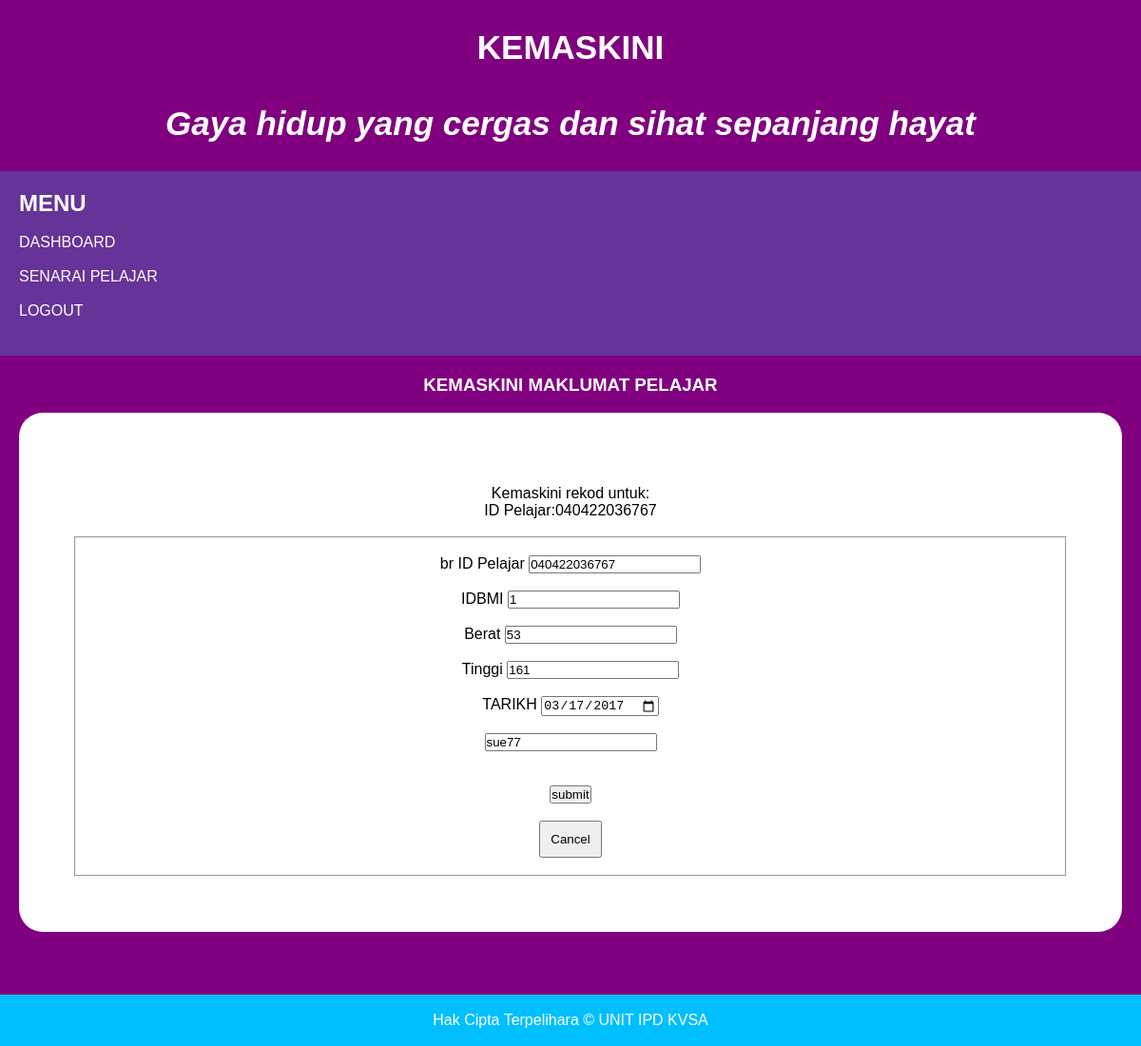
The app's page /kemaskini.php?kemaskini_id=1 (signed in) with its own data.
### tables this page shows
CREATE TABLE `tblbmi` (
  `IDBMI` varchar(11) NOT NULL,
  `IDPELAJAR` varchar(12) NOT NULL,
  `BERAT` int(30) NOT NULL,
  `TINGGI` int(30) NOT NULL,
  `TARIKH` date NOT NULL,
  `IDGURU` varchar(5) NOT NULL
);

### kemaskini.php (the view, shortened to what this page needs)
<!DOCTYPE html>
<html>
<head>
  <link rel="stylesheet" type="text/css" href="style.css">
</head>
<body>
<header>KEMASKINI<br>
  <center><i>Gaya hidup yang cergas dan sihat sepanjang hayat</i></center>
  </header>
  <section>
    <nav>
      <h2>MENU</h2>
      <ul>
        <br>
        <li><a href="dashboard.php">DASHBOARD</a></li><br>&nbsp
        <li><a href="senarai_semua_pelajar.php">SENARAI PELAJAR</a></li><br>&nbsp
        <li><a href="logout.php">LOGOUT</a></li><br>&nbsp
      </ul>
    </nav>
  <article>
  <center>
  <h1 class="title">KEMASKINI MAKLUMAT PELAJAR</h1>&nbsp
  <div class="data">
  <?php
  include 'connection.php';
  $dataPelajar=mysqli_query($conn,"select * from tblbmi where IDBMI='".$_GET['kemaskini_id']."'");
  $infoPelajar=mysqli_fetch_array($dataPelajar);
  echo "<br>";
  echo "Kemaskini rekod untuk: <br>";
  echo "ID Pelajar:".$infoPelajar['IDPELAJAR']."<br>";
  ?>&nbsp
 <fieldset>
  <form action="prosesupdate.php" method="POST">
    <br>br
      <label>ID Pelajar</label>
      <input type="text" name="IDPELAJAR" readonly value="<?php echo $infoPelajar['IDPELAJAR'] ?>"></br><br>
      <label>IDBMI</label>
      <input type="text" name="IDBMI" readonly value="<?php echo $infoPelajar['IDBMI'] ?>"></br><br>
      <label>Berat</label>
      <input type="text" name="BERAT" value="<?php echo $infoPelajar['BERAT'] ?>"></br><br>
      <label>Tinggi</label>
      <input type="text" name="TINGGI" value="<?php echo $infoPelajar['TINGGI'] ?>"></br><br>
      <label>TARIKH</label>
      <input type="date" name="TARIKH" value="<?php echo $infoPelajar['TARIKH']?>"></BR><br>
      <input type="text" name="IDGURU" readonly value="<?php echo $infoPelajar['IDGURU'] ?>"></br><br>
      <br><input type="submit" name="submit" value="submit"><br><br>
              <button><a href="dashboard.php">Cancel</a></button><br><br>
    </center>
  </article>
</section>
<footer>
  <p>Hak Cipta Terpelihara &copy UNIT IPD KVSA</p>
</footer>
</body>
</html>

### style.css (style rules this page uses)
* { padding: 0; margin: 0; box-sizing: border-box; }
body { font-family: Arial, Hevitica, sans-serif; }
header { font-weight: bolder; background-color: purple; padding: 30px; text-align: center; font-size: 35px; color: white; }
.title { color: white; }
nav { width: 30; background: rebeccapurple; padding: 20px; color: white; }
nav ul { list-style-type: none; margin: 0; padding: 0; overflow: hidden; }
li a { text-decoration: none; color: white; float: left; }
article { padding: 20px; background: purple; }
.data { margin-bottom: 100px; border-radius: 25px; padding: 5%; background: white; }
section:after { background-color: purple; content: ""; display: table; clear: both; }
button { padding: 10px; }
button a,td a { color: black; text-decoration: none; }
footer { width: 100%; position: fixed; bottom: 0px; background-color: deepskyblue; padding: 18px; text-align: center; color: white; }

### records on screen
tblbmi: IDPELAJAR "040422036767", IDBMI "1", BERAT "53", TINGGI "161", TARIKH "03/17/2017", IDGURU "sue77"
